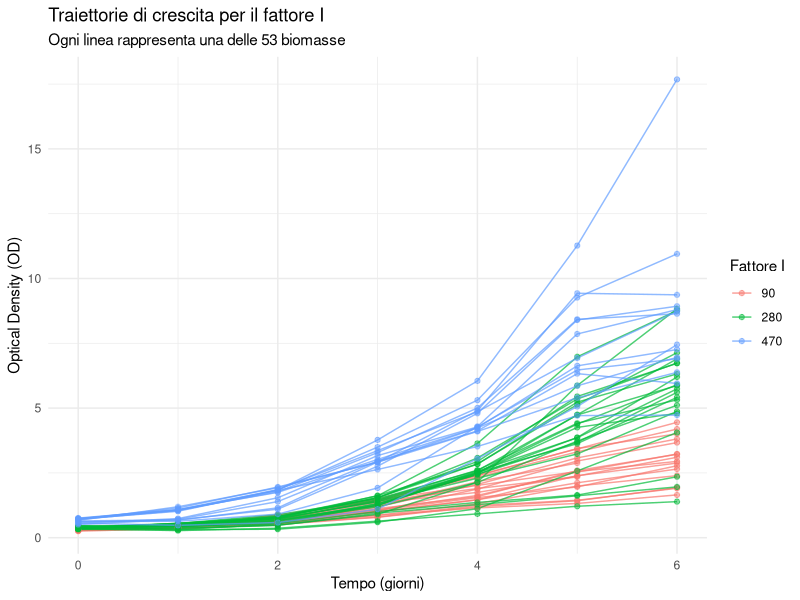
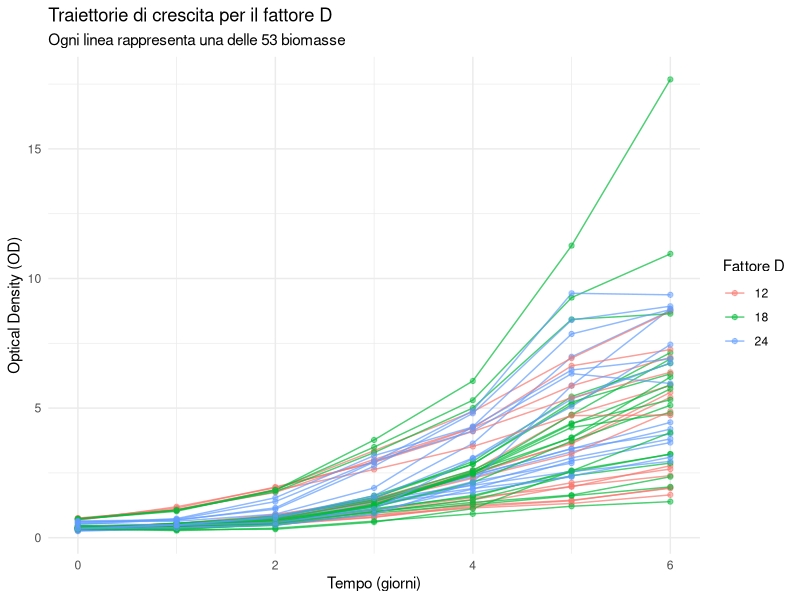
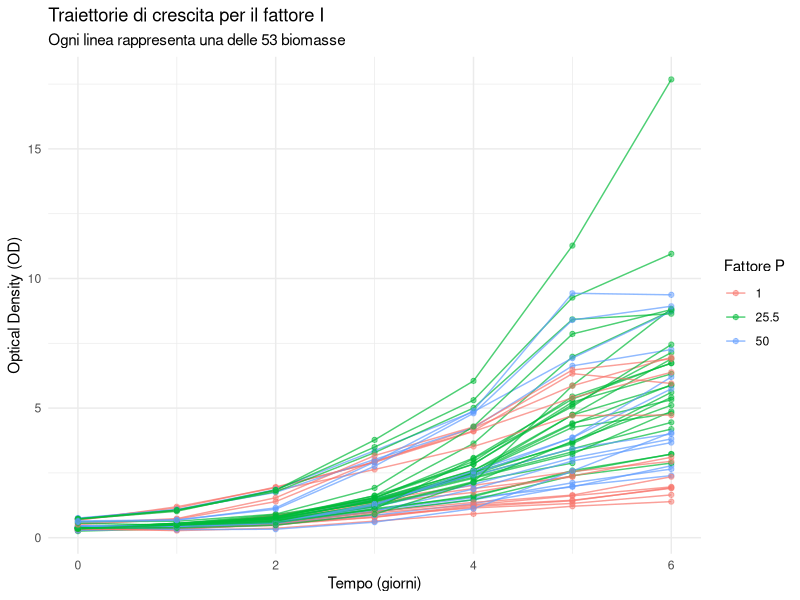
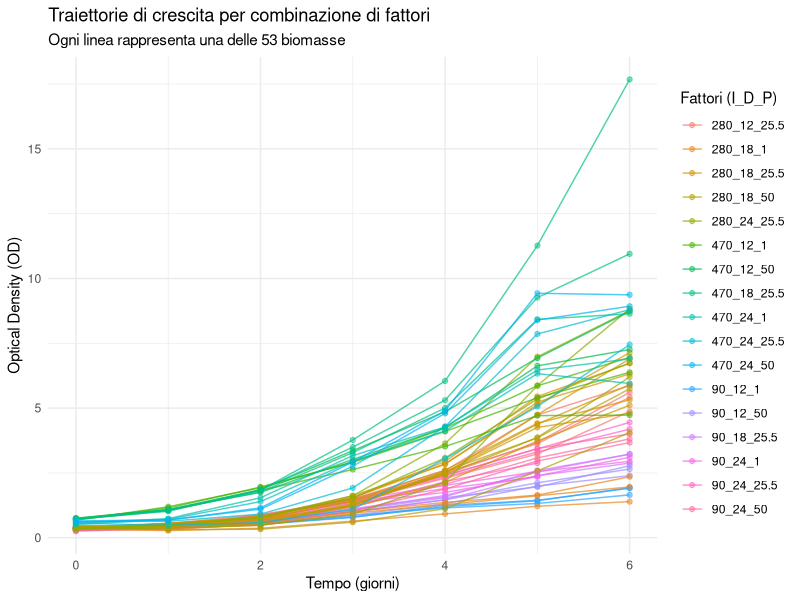
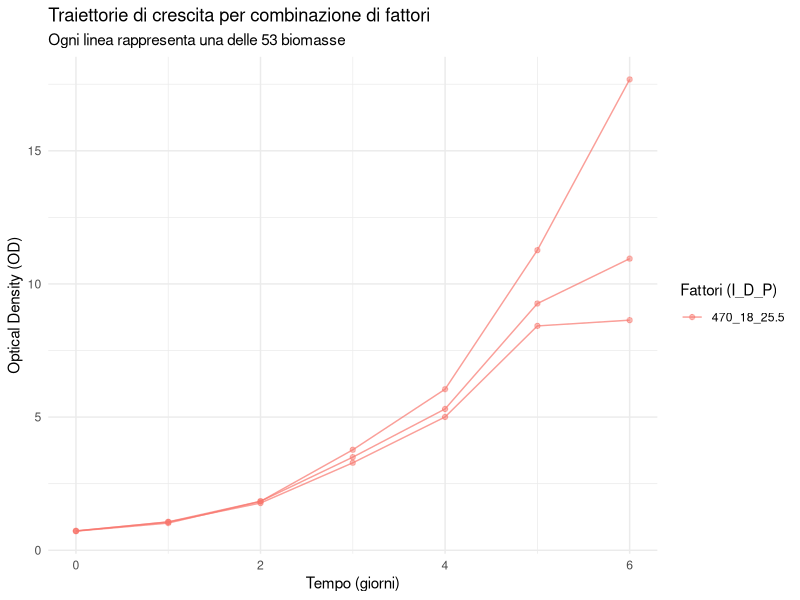
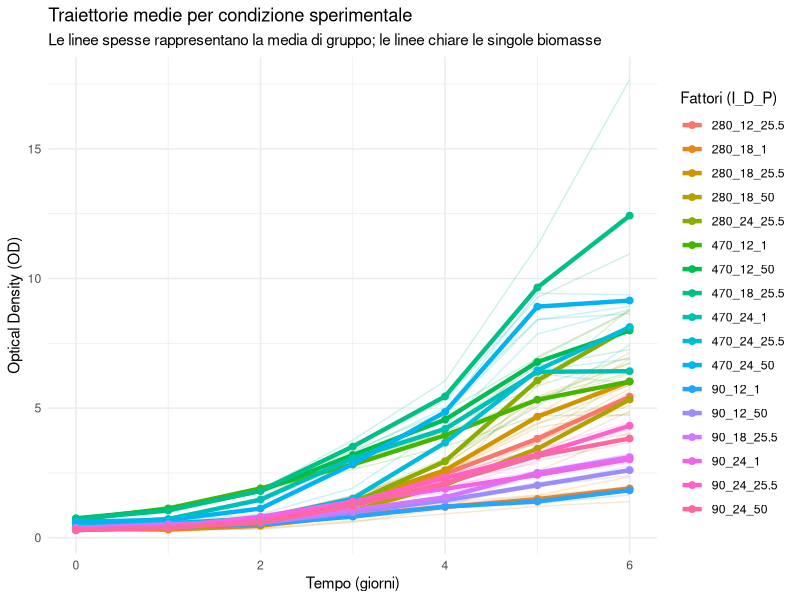
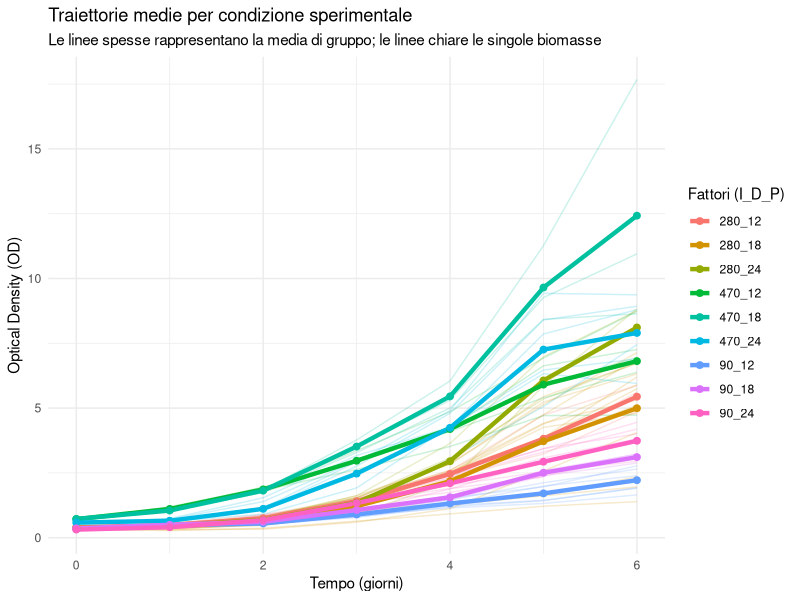
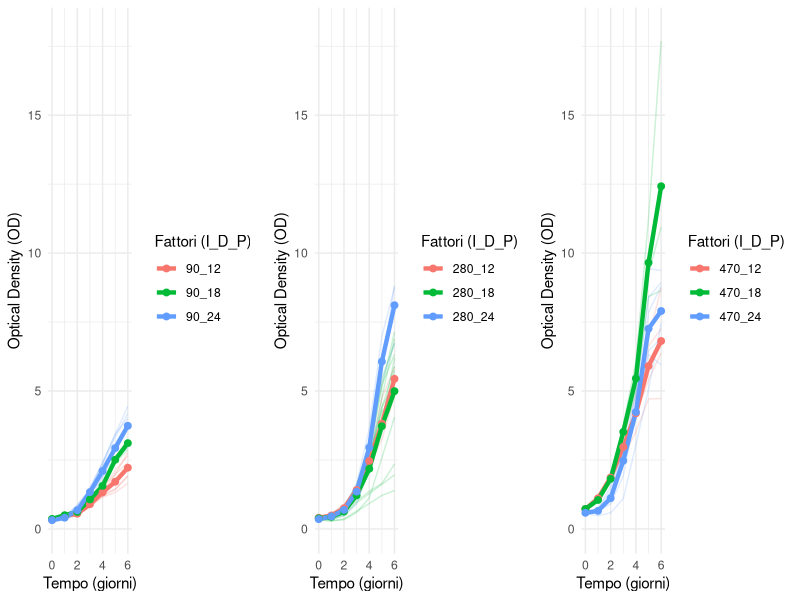

The R script that drew these images, in order:
library(readxl)
library(dplyr)
library(ggplot2)

# Caricamento e pulizia
dati <- readxl::read_xlsx("nostoc.xlsx", skip = 2)
# Rinominiamo le colonne (basandoci sulla struttura del file)
colnames(dati) <- c("row_id", "I", "D", "P", "tempo", "OD")

# Trasformiamo OD in numerico (gestisce eventuali "-" o caratteri non validi)
dati$OD <- as.numeric(dati$OD)

# Creiamo l'id_biomassa univoco per le 53 biomasse
dati$id_biomassa <- rep(1:53, each = 7)

# Creiamo l'indicatore di gruppo (combinazione fattori)
dati$condizione_sperimentale <- paste(dati$I,
                                      dati$D,
                                      dati$P,
                                      sep = "_")

table(dati$condizione_sperimentale)/7

# Analisi esplorativa ----

## Marginale ----

library(ggplot2)

ggplot(dati, aes(x = tempo, y = OD, color = as.factor(I), group = id_biomassa)) +
  geom_line(alpha = 0.7, na.rm = TRUE) +
  geom_point(alpha = 0.5, na.rm = TRUE) + # Opzionale: aggiunge i punti per chiarezza
  labs(
    title = "Traiettorie di crescita per il fattore I",
    subtitle = "Ogni linea rappresenta una delle 53 biomasse",
    x = "Tempo (giorni)",
    y = "Optical Density (OD)",
    color = "Fattore I"
  ) +
  theme_minimal()

table(dati$I)/7

ggplot(dati, aes(x = tempo, y = OD, color = as.factor(D), group = id_biomassa)) +
  geom_line(alpha = 0.7, na.rm = TRUE) +
  geom_point(alpha = 0.5, na.rm = TRUE) + # Opzionale: aggiunge i punti per chiarezza
  labs(
    title = "Traiettorie di crescita per il fattore D",
    subtitle = "Ogni linea rappresenta una delle 53 biomasse",
    x = "Tempo (giorni)",
    y = "Optical Density (OD)",
    color = "Fattore D"
  ) +
  theme_minimal()

table(dati$D)/7

ggplot(dati, aes(x = tempo, y = OD, color = as.factor(P), group = id_biomassa)) +
  geom_line(alpha = 0.7, na.rm = TRUE) +
  geom_point(alpha = 0.5, na.rm = TRUE) + # Opzionale: aggiunge i punti per chiarezza
  labs(
    title = "Traiettorie di crescita per il fattore I",
    subtitle = "Ogni linea rappresenta una delle 53 biomasse",
    x = "Tempo (giorni)",
    y = "Optical Density (OD)",
    color = "Fattore P"
  ) +
  theme_minimal()

table(dati$P)/7

## Congiunta ----

ggplot(dati, aes(x = tempo, y = OD, color = condizione_sperimentale, group = id_biomassa)) +
  geom_line(alpha = 0.7, na.rm = TRUE) +
  geom_point(alpha = 0.5, na.rm = TRUE) + # Opzionale: aggiunge i punti per chiarezza
  labs(
    title = "Traiettorie di crescita per combinazione di fattori",
    subtitle = "Ogni linea rappresenta una delle 53 biomasse",
    x = "Tempo (giorni)",
    y = "Optical Density (OD)",
    color = "Fattori (I_D_P)"
  ) +
  theme_minimal()

ggplot(subset(dati, condizione_sperimentale=="470_18_25.5"), aes(x = tempo, y = OD, color = condizione_sperimentale, group = id_biomassa)) +
  geom_line(alpha = 0.7, na.rm = TRUE) +
  geom_point(alpha = 0.5, na.rm = TRUE) + # Opzionale: aggiunge i punti per chiarezza
  labs(
    title = "Traiettorie di crescita per combinazione di fattori",
    subtitle = "Ogni linea rappresenta una delle 53 biomasse",
    x = "Tempo (giorni)",
    y = "Optical Density (OD)",
    color = "Fattori (I_D_P)"
  ) +
  theme_minimal()

ggplot(dati, aes(x = tempo, y = OD, color = condizione_sperimentale)) +
  geom_line(aes(group = id_biomassa), alpha = 0.2, na.rm = TRUE) +
  stat_summary(fun = mean, geom = "line", linewidth = 1.5, na.rm = TRUE) +
  stat_summary(fun = mean, geom = "point", size = 2, na.rm = TRUE) +
  labs(
    title = "Traiettorie medie per condizione sperimentale",
    subtitle = "Le linee spesse rappresentano la media di gruppo; le linee chiare le singole biomasse",
    x = "Tempo (giorni)",
    y = "Optical Density (OD)",
    color = "Fattori (I_D_P)"
  ) +
  theme_minimal()






dati$condizione_sperimentale2 <- paste(dati$I,
                                      dati$D,
                                      sep = "_")

ggplot(dati, aes(x = tempo, y = OD, color = condizione_sperimentale2)) +
  geom_line(aes(group = id_biomassa), alpha = 0.2, na.rm = TRUE) +
  stat_summary(fun = mean, geom = "line", linewidth = 1.5, na.rm = TRUE) +
  stat_summary(fun = mean, geom = "point", size = 2, na.rm = TRUE) +
  labs(
    title = "Traiettorie medie per condizione sperimentale",
    subtitle = "Le linee spesse rappresentano la media di gruppo; le linee chiare le singole biomasse",
    x = "Tempo (giorni)",
    y = "Optical Density (OD)",
    color = "Fattori (I_D_P)"
  ) +
  theme_minimal()


p1 <- ggplot(subset(dati, I == 90), aes(x = tempo, y = OD, color = condizione_sperimentale2)) +
  geom_line(aes(group = id_biomassa), alpha = 0.2, na.rm = TRUE) +
  stat_summary(fun = mean, geom = "line", linewidth = 1.5, na.rm = TRUE) +
  stat_summary(fun = mean, geom = "point", size = 2, na.rm = TRUE) +
  labs(
    x = "Tempo (giorni)",
    y = "Optical Density (OD)",
    color = "Fattori (I_D_P)"
  ) +
  ylim(0,18)+
  theme_minimal()

p2 <- ggplot(subset(dati, I == 280), aes(x = tempo, y = OD, color = condizione_sperimentale2)) +
  geom_line(aes(group = id_biomassa), alpha = 0.2, na.rm = TRUE) +
  stat_summary(fun = mean, geom = "line", linewidth = 1.5, na.rm = TRUE) +
  stat_summary(fun = mean, geom = "point", size = 2, na.rm = TRUE) +
  labs(
    x = "Tempo (giorni)",
    y = "Optical Density (OD)",
    color = "Fattori (I_D_P)"
  ) +
  ylim(0,18)+
  theme_minimal()

p3 <- ggplot(subset(dati, I == 470), aes(x = tempo, y = OD, color = condizione_sperimentale2)) +
  geom_line(aes(group = id_biomassa), alpha = 0.2, na.rm = TRUE) +
  stat_summary(fun = mean, geom = "line", linewidth = 1.5, na.rm = TRUE) +
  stat_summary(fun = mean, geom = "point", size = 2, na.rm = TRUE) +
  labs(
    x = "Tempo (giorni)",
    y = "Optical Density (OD)",
    color = "Fattori (I_D_P)"
  ) +
  ylim(0,18)+
  theme_minimal()

gridExtra::grid.arrange(p1, p2, p3, ncol=3)





p1 <- ggplot(subset(dati, P == 1), aes(x = tempo, y = OD, color = condizione_sperimentale2)) +
  geom_line(aes(group = id_biomassa), alpha = 0.2, na.rm = TRUE) +
  stat_summary(fun = mean, geom = "line", linewidth = 1.5, na.rm = TRUE) +
  stat_summary(fun = mean, geom = "point", size = 2, na.rm = TRUE) +
  labs(
    x = "Tempo (giorni)",
    y = "Optical Density (OD)",
    color = "Fattori (I_D_P)"
  ) +
  ylim(0,18)+
  theme_minimal()

p2 <- ggplot(subset(dati, P == 25.5), aes(x = tempo, y = OD, color = condizione_sperimentale2)) +
  geom_line(aes(group = id_biomassa), alpha = 0.2, na.rm = TRUE) +
  stat_summary(fun = mean, geom = "line", linewidth = 1.5, na.rm = TRUE) +
  stat_summary(fun = mean, geom = "point", size = 2, na.rm = TRUE) +
  labs(
    x = "Tempo (giorni)",
    y = "Optical Density (OD)",
    color = "Fattori (I_D_P)"
  ) +
  ylim(0,18)+
  theme_minimal()

p3 <- ggplot(subset(dati, P == 50), aes(x = tempo, y = OD, color = condizione_sperimentale2)) +
  geom_line(aes(group = id_biomassa), alpha = 0.2, na.rm = TRUE) +
  stat_summary(fun = mean, geom = "line", linewidth = 1.5, na.rm = TRUE) +
  stat_summary(fun = mean, geom = "point", size = 2, na.rm = TRUE) +
  labs(
    x = "Tempo (giorni)",
    y = "Optical Density (OD)",
    color = "Fattori (I_D_P)"
  ) +
  ylim(0,18)+
  theme_minimal()

gridExtra::grid.arrange(p1, p2, p3, ncol=3)



# grafico NA



ggplot(subset(dati, id_biomassa %in% dati$id_biomassa[is.na(dati$OD)]), aes(x = tempo, y = OD, color = condizione_sperimentale, group = id_biomassa)) +
  geom_line(alpha = 0.7, na.rm = TRUE) +
  geom_point(alpha = 0.5, na.rm = TRUE) + # Opzionale: aggiunge i punti per chiarezza
  labs(
    title = "Traiettorie di crescita per combinazione di fattori",
    subtitle = "Ogni linea rappresenta una delle 53 biomasse",
    x = "Tempo (giorni)",
    y = "Optical Density (OD)",
    color = "Fattori (I_D_P)"
  ) +
  ylim(0,18)+
  theme_minimal()
  
ggplot(dati, aes(x = tempo, y = OD, color = id_biomassa %in% dati$id_biomassa[is.na(dati$OD)], group = id_biomassa)) +
    geom_line(alpha = 0.7, na.rm = TRUE) +
    geom_point(alpha = 0.5, na.rm = TRUE) + # Opzionale: aggiunge i punti per chiarezza
    labs(
      title = "Traiettorie di crescita per combinazione di fattori",
      subtitle = "Ogni linea rappresenta una delle 53 biomasse",
      x = "Tempo (giorni)",
      y = "Optical Density (OD)",
      color = "Fattori (I_D_P)"
    ) +
    ylim(0,18)+
  theme_minimal()
  
ggplot(subset(dati, I==90 & D==24 & (P == 1 | P==25.5) ), aes(x = tempo, y = OD, color = condizione_sperimentale, group = id_biomassa)) +
    geom_line(alpha = 0.7, na.rm = TRUE) +
    geom_point(alpha = 0.5, na.rm = TRUE) + # Opzionale: aggiunge i punti per chiarezza
    labs(
      title = "Traiettorie di crescita per combinazione di fattori",
      subtitle = "Ogni linea rappresenta una delle 53 biomasse",
      x = "Tempo (giorni)",
      y = "Optical Density (OD)",
      color = "Fattori (I_D_P)"
    ) +
  theme_minimal()






library(viridis)
dati$consumo <- as.factor(dati$I * dati$D)

ggplot(dati, aes(x = tempo, y = OD, color = consumo)) +
  # 1. Linee sottili per le singole biomasse (background)
  geom_line(aes(group = id_biomassa), alpha = 0.15, na.rm = TRUE) +
  
  # 2. Linee spesse per la media di ogni livello di consumo
  stat_summary(fun = mean, geom = "line", linewidth = 1.2, na.rm = TRUE) +
  
  # 3. Palette Scientifica (Viridis)
  scale_color_viridis_d(option = "plasma", end = 0.9) +
  
  labs(
    title = "Impatto del Consumo Energetico (I x D) sulla Crescita",
    subtitle = "Le linee spesse indicano la media per ogni livello di intensità luminosa totale",
    x = "Tempo (giorni)",
    y = "Resa di Biomassa (OD)",
    color = "Consumo (I*D)"
  ) +
  theme_minimal() +
  theme(
    legend.position = "right",
    panel.grid.minor = element_blank()
  )




ggplot(dati, aes(x = tempo, y = OD)) +
  geom_line(aes(group = id_biomassa), alpha = 0.15, na.rm = TRUE) +
  stat_summary(fun = mean, geom = "line", linewidth = 1.2, na.rm = TRUE) +
  scale_color_viridis_d(option = "plasma", end = 0.9) +
  labs(
    title = "Impatto del Consumo Energetico (I x D) sulla Crescita",
    subtitle = "Le linee spesse indicano la media per ogni livello di intensità luminosa totale",
    x = "Tempo (giorni)",
    y = "Resa di Biomassa (OD)",
    color = "Consumo (I*D)"
  ) +
  theme_minimal() +
  theme(
    legend.position = "right",
    panel.grid.minor = element_blank()
  )








# dati incrementali: differenze ----

library(dplyr)

dati_incrementi <- dati %>%
  group_by(id_biomassa) %>%
  arrange(tempo) %>%
  mutate(
    incremento_OD = OD - lag(OD),
    intervallo = paste0(lag(tempo), "-", tempo)
  ) |>
  filter(!is.na(incremento_OD)) |> # Rimuoviamo il tempo 0 (che non ha incremento)
  ungroup()

# Visualizzazione della struttura del nuovo dataset (6 righe per biomassa)
# str(dati_incrementi)

# 2. Grafico degli incrementi con palette Plasma
ggplot(dati_incrementi, aes(x = tempo, y = incremento_OD, color = consumo)) +
  # Linee sottili per le singole biomasse
  geom_line(aes(group = id_biomassa), alpha = 0.15, na.rm = TRUE) +
  
  # Linea spessa della media per livello di consumo
  stat_summary(fun = mean, geom = "line", size = 1.2, na.rm = TRUE) +
  
  # Palette Plasma (da viridis)
  scale_color_viridis_d(option = "plasma") +
  
  labs(
    title = "Velocità di crescita: Incrementi giornalieri di OD",
    subtitle = "L'incremento indica quanto la biomassa aumenta tra un giorno e il successivo",
    x = "Giorno (t)",
    y = "Delta OD (OD[t] - OD[t-1])",
    color = "Consumo (I*D)"
  ) +
  theme_minimal()


# dati incrementali: rapporti ----

dati_incrementi_rapporti <- dati %>%
  group_by(id_biomassa) %>%
  arrange(tempo) %>%
  mutate(
    incremento_OD = OD / lag(OD),
    intervallo = paste0(lag(tempo), "/", tempo)
  ) |>
  filter(!is.na(incremento_OD)) |> # Rimuoviamo il tempo 0 (che non ha incremento)
  ungroup()

# Visualizzazione della struttura del nuovo dataset (6 righe per biomassa)
# str(dati_incrementi)

# 2. Grafico degli incrementi con palette Plasma
ggplot(dati_incrementi_rapporti, aes(x = tempo, y = incremento_OD, color = consumo)) +
  # Linee sottili per le singole biomasse
  geom_line(aes(group = id_biomassa), alpha = 0.15, na.rm = TRUE) +
  
  # Linea spessa della media per livello di consumo
  stat_summary(fun = mean, geom = "line", size = 1.2, na.rm = TRUE) +
  
  # Palette Plasma (da viridis)
  scale_color_viridis_d(option = "plasma") +
  
  labs(
    title = "Velocità di crescita: Incrementi giornalieri di OD",
    subtitle = "L'incremento indica quanto la biomassa aumenta tra un giorno e il successivo",
    x = "Giorno (t)",
    y = "Delta OD (OD[t] - OD[t-1])",
    color = "Consumo (I*D)"
  ) +
  theme_minimal()

save(dati, dati_incrementi, dati_incrementi_rapporti,
     file = "dati_modificati.Rdata")
